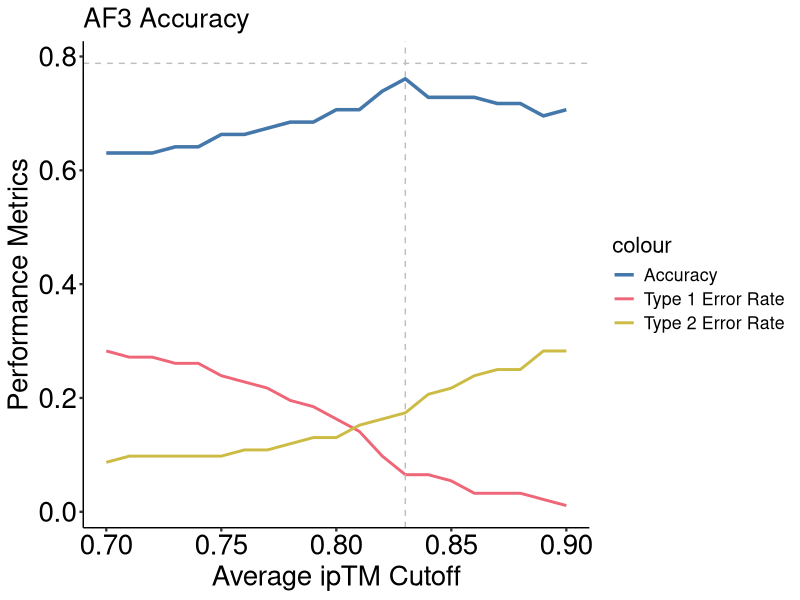
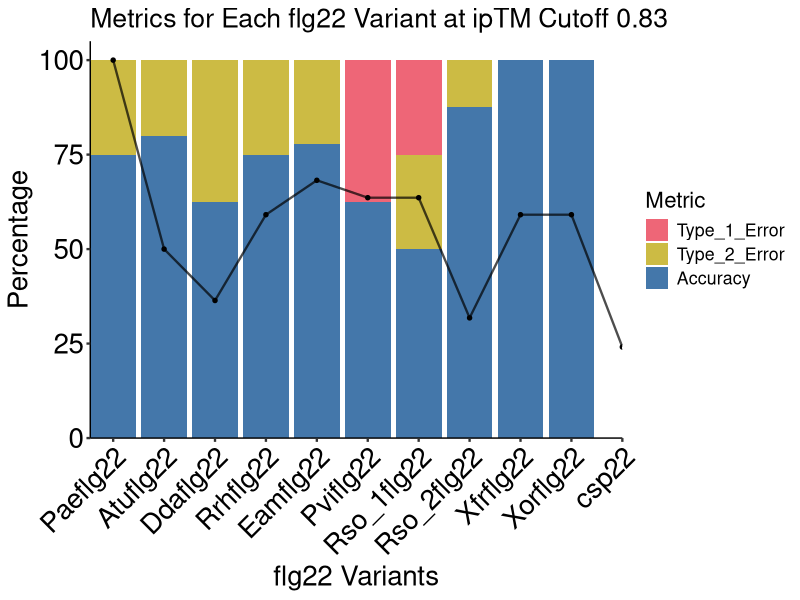
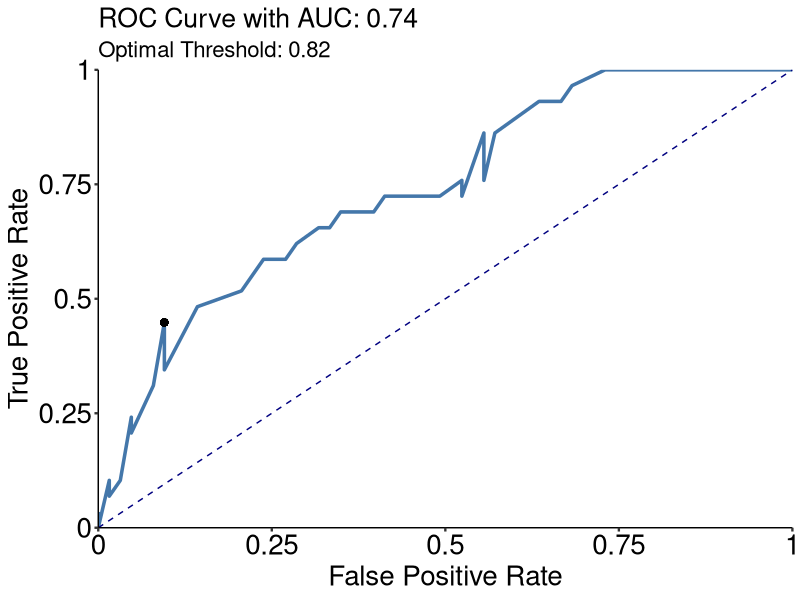
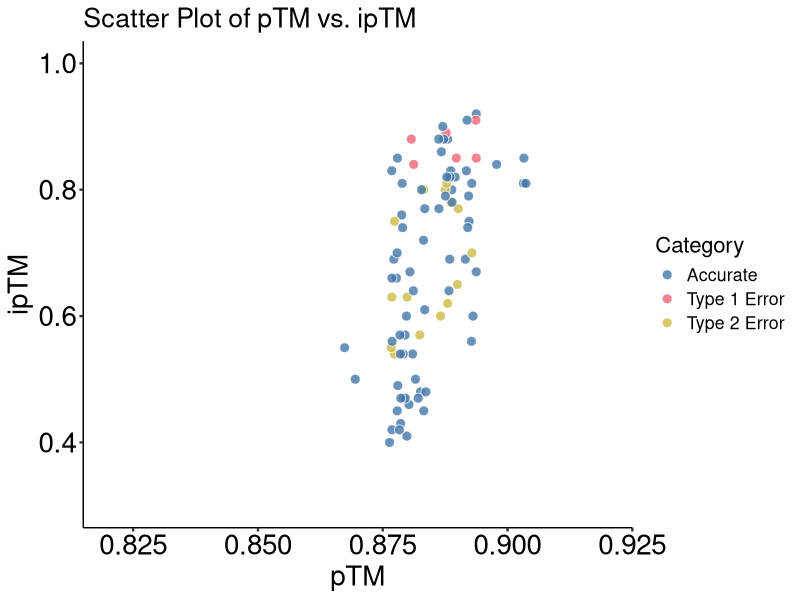
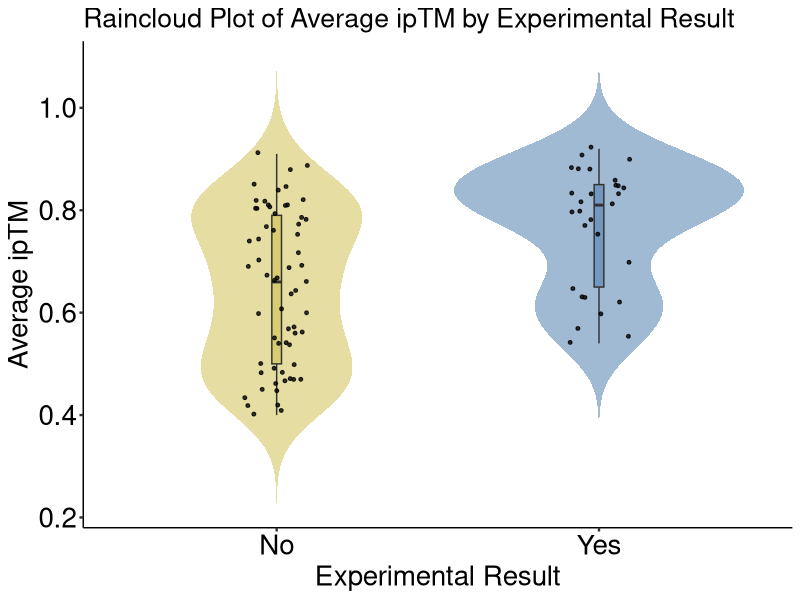
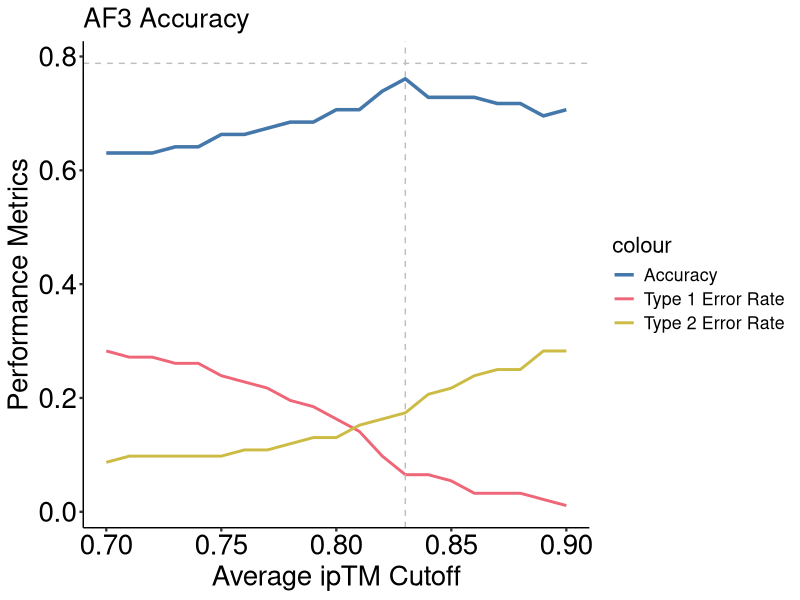
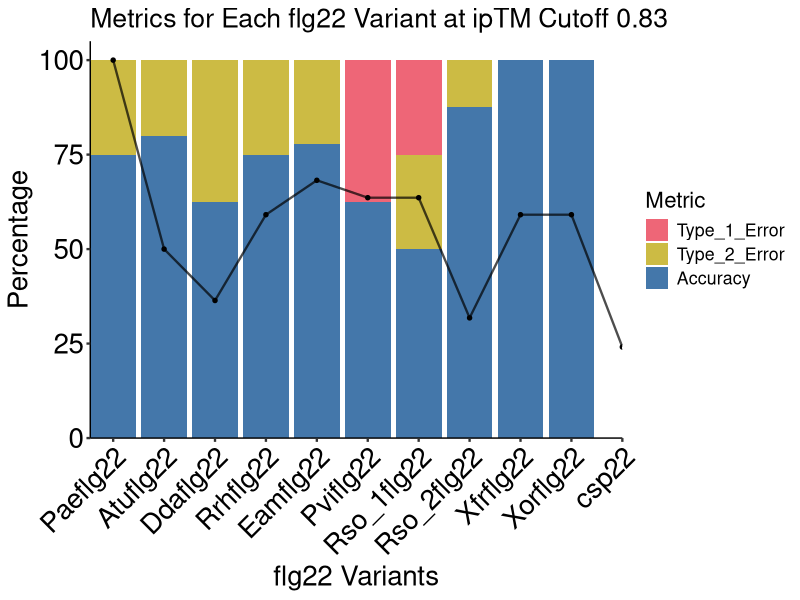
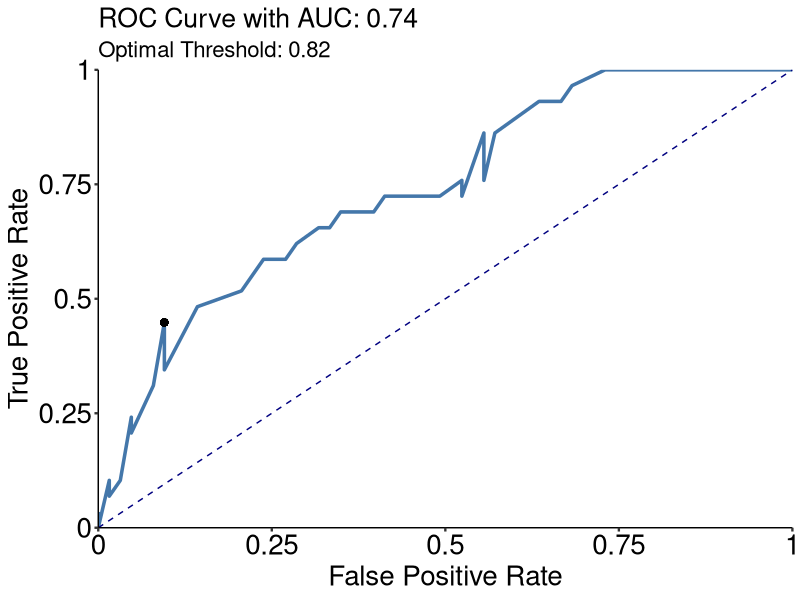

These charts were generated, in order, by the following R code:
## ---- chunk 1
knitr::opts_chunk$set(echo = TRUE)
## ---- chunk 2
# Load required libraries
library(ggplot2)
library(dplyr)
library(tidyr)

my_ggplot_theme <- theme_classic() +
  theme(text = element_text(size = 16),
        axis.title.x = element_text(size = 20, color = "black"),
        axis.title.y = element_text(size = 20, color = "black"),
        axis.text.x = element_text(size = 20, color = "black"),
        axis.text.y = element_text(size = 20, color = "black"),
        axis.ticks = element_line(size = 0.8))

# Read the data
data <- read.csv("../input/af3/ipTM_ploting.csv")

# Define the range of cutoffs and expand the data
cutoffs <- seq(0.7, 0.9, by = 0.01)
expanded_data <- data %>% 
  crossing(Cutoff = cutoffs) %>% 
  mutate(
    Cutoff = as.numeric(Cutoff),  # Ensure Cutoff is numeric
    Accurate = ifelse(Average_ipTM >= Cutoff & Experimental_Result == "Yes" |
                      Average_ipTM < Cutoff & Experimental_Result == "No", 1, 0),
    Type_1_Error = ifelse(Average_ipTM >= Cutoff & Experimental_Result == "No", 1, 0),
    Type_2_Error = ifelse(Average_ipTM < Cutoff & Experimental_Result == "Yes", 1, 0)
  ) %>% 
  group_by(Cutoff) %>% 
  summarise(
    Accuracy = mean(Accurate),
    Type_1_Error_Rate = mean(Type_1_Error),
    Type_2_Error_Rate = mean(Type_2_Error),
    .groups = 'drop'
  )

# Find the optimal cutoff where accuracy is maximum
optimal_cutoff_index <- which.max(expanded_data$Accuracy)
optimal_cutoff <- expanded_data$Cutoff[optimal_cutoff_index]
max_accuracy <- expanded_data$Accuracy[optimal_cutoff_index]
max_type_1_error_rate <- expanded_data$Type_1_Error_Rate[optimal_cutoff_index]
max_type_2_error_rate <- expanded_data$Type_2_Error_Rate[optimal_cutoff_index]

# Output results
cat("Optimal ipTM Cutoff:", optimal_cutoff, "\n")
cat("Highest Accuracy:", max_accuracy * 100, "%\n")
cat("Type 1 Error Rate at Optimal Cutoff:", max_type_1_error_rate * 100, "%\n")
cat("Type 2 Error Rate at Optimal Cutoff:", max_type_2_error_rate * 100, "%\n")

# Plotting
ggplot(expanded_data, aes(x = Cutoff)) +
  geom_line(aes(y = Accuracy, color = "Accuracy"), size = 1.2) +
  geom_line(aes(y = Type_1_Error_Rate, color = "Type 1 Error Rate"), size = 1) +
  geom_line(aes(y = Type_2_Error_Rate, color = "Type 2 Error Rate"), size = 1) +
  geom_vline(xintercept = 0.83, linetype = "dashed", color = "gray", size = 0.5) +
  geom_hline(yintercept = 0.788, linetype = "dashed", color = "gray", size = 0.5) +
  scale_color_manual(values = c("Accuracy" = "#4477aa", "Type 1 Error Rate" = "#ee6677", "Type 2 Error Rate" = "#ccbb44")) +
  labs(x = "Average ipTM Cutoff", y = "Performance Metrics", title = "AF3 Accuracy") +
  my_ggplot_theme

ggsave("../output/af3/AF3_accuracy.pdf", dpi = 300, width = 8, height = 5)


## ---- chunk 3
# Load necessary libraries
library(ggplot2)
library(dplyr)
library(tidyr)

# Load and prepare the data
data <- read.csv("../input/af3/ipTM_ploting.csv")

data_processed <- data %>%
  mutate(
    Accuracy = ifelse((Average_ipTM >= 0.83 & Experimental_Result == "Yes") | 
                      (Average_ipTM < 0.83 & Experimental_Result == "No"), 1, 0),
    Type_1_Error = ifelse(Average_ipTM >= 0.83 & Experimental_Result == "No", 1, 0),
    Type_2_Error = ifelse(Average_ipTM < 0.83 & Experimental_Result == "Yes", 1, 0)
  ) %>%
  group_by(flg22_variants) %>%
  summarise(
    Accuracy_Percentage = mean(Accuracy) * 100,
    Type_1_Error_Percentage = mean(Type_1_Error) * 100,
    Type_2_Error_Percentage = mean(Type_2_Error) * 100,
    .groups = 'drop'
  )

# Correctly pivot the data
data_long <- data_processed %>%
  pivot_longer(
    cols = c("Accuracy_Percentage", "Type_1_Error_Percentage", "Type_2_Error_Percentage"),
    names_to = "Metric",
    values_to = "Percentage"
  ) %>%
  mutate(Metric = gsub("_Percentage$", "", Metric))

# Set the order of flg22 variants as in the similarity matrix
variant_order <- c("csp22", "Paeflg22", "Atuflg22", "Ddaflg22", "Rrhflg22", "Eamflg22", "Pviflg22", "Rso_1flg22", "Rso_2flg22", "Xfrflg22", "Xorflg22")
data_long$flg22_variants <- factor(data_long$flg22_variants, levels = variant_order)
data_long$Metric <- factor(data_long$Metric, levels = c("Type_1_Error", "Type_2_Error", "Accuracy"))
# Prepare similarity data
similarity_data <- data.frame(
  flg22_variants = variant_order,
  sim = c(24.1, 100, 50, 36.4, 59.1, 68.2, 63.6, 63.6, 31.8, 59.1, 59.1)
)
similarity_data$flg22_variants <- factor(similarity_data$flg22_variants, levels = variant_order)

# Plot
stacked_plot <- ggplot(data_long, aes(x = flg22_variants, y = Percentage, fill = Metric)) +
  geom_bar(stat = "identity", position = "stack") +
  scale_fill_manual(values = c("Accuracy" = "#4477aa", "Type_1_Error" = "#ee6677", "Type_2_Error" = "#ccbb44")) +
  labs(title = "Metrics for Each flg22 Variant at ipTM Cutoff 0.83",
       x = "flg22 Variants", y = "Percentage") +
  my_ggplot_theme +
   scale_y_continuous(expand = c(0, 0), limits = c(0, 105))+
   scale_x_discrete(expand = c(0, 0))+
  theme(axis.text.x = element_text(angle = 45, hjust = 1))

# Add similarity data as a line plot over the bars
final_plot <- stacked_plot +
  geom_line(data = similarity_data, aes(x = flg22_variants, y = sim, group = 1), color = "black", size = 0.8, inherit.aes = FALSE, alpha = 0.7) +
  geom_point(data = similarity_data, aes(x = flg22_variants, y = sim), color = "black", size = 1.2, inherit.aes = FALSE)

# Display the combined plot
print(final_plot)

# Optionally, save the plot
ggsave("../output/af3/combined_metrics_similarity_plot.pdf", final_plot, width = 10, height = 6)


## ---- chunk 4
# Load necessary libraries
library(ggplot2)
library(pROC)
library(readr)  # Use read_csv from readr

# Read the data from the CSV file
data <- read_csv("../input/af3/ipTM_ploting.csv")  # Ensure the correct path and file extension

# Ensure the experimental results are properly formatted
data$Experimental_Result <- as.factor(data$Experimental_Result)

# Calculate the ROC curve
roc_obj <- roc(response = data$Experimental_Result, predictor = data$Average_ipTM)

# Extract coordinates for the ROC curve
coords <- coords(roc_obj, "all", ret = c("threshold", "sensitivity", "specificity", "accuracy"))
coords_df <- as.data.frame(coords)  # Convert to data frame for ggplot

# Calculate AUC
auc_value <- auc(roc_obj)

# Calculate maximum accuracy index
max_acc_index <- which.max(coords_df$accuracy)

# Plot the ROC curve using ggplot2
roc_plot <- ggplot(coords_df, aes(x = 1 - specificity, y = sensitivity)) +
  geom_line(color = "#4477aa", size = 1.2) +
  geom_line(data = data.frame(x = c(0, 1), y = c(0, 1)), aes(x, y), linetype = "dashed", color = "navy") +
  geom_point(aes(x = 1 - specificity[max_acc_index], y = sensitivity[max_acc_index]), color = "black", size = 2) +
  scale_x_continuous(expand = c(0, 0), limits = c(0, 1), breaks = c(0, 0.25, 0.5, 0.75, 1), labels = c("0", "0.25", "0.5", "0.75", "1")) +
  scale_y_continuous(expand = c(0, 0), limits = c(0, 1), breaks = c(0, 0.25, 0.5, 0.75, 1), labels = c("0", "0.25", "0.5", "0.75", "1")) +
  labs(title = sprintf("ROC Curve with AUC: %.2f", auc_value), 
       subtitle = sprintf("Optimal Threshold: %.2f", coords_df$threshold[max_acc_index]),
       x = "False Positive Rate", y = "True Positive Rate") +
 my_ggplot_theme

# Print the plot
print(roc_plot)

# Save the plot
ggsave("../output/af3/ROC.pdf", plot = roc_plot, width = 6.5, height = 6, dpi = 300)

## ---- chunk 5
# Load necessary libraries
library(ggplot2)
library(readr)
library(dplyr)

# Load the data from a CSV file
data <- read_csv("../input/af3/ipTM_ploting.csv")  # Replace with the correct file path

# Calculate the categories based on your conditions:
# Accurate: (ipTM >= 0.83 and Experimental Result = Yes) or (ipTM < 0.83 and Experimental Result = No)
# Type 1 Error: (ipTM >= 0.83 and Experimental Result = No)
# Type 2 Error: (ipTM < 0.83 and Experimental Result = Yes)
data <- data %>%
  mutate(Category = case_when(
    (Average_ipTM >= 0.83 & Experimental_Result == "Yes") | (Average_ipTM < 0.83 & Experimental_Result == "No") ~ "Accurate",
    Average_ipTM >= 0.83 & Experimental_Result == "No" ~ "Type 1 Error",
    Average_ipTM < 0.83 & Experimental_Result == "Yes" ~ "Type 2 Error",
    TRUE ~ "Uncategorized"  # Handling any data that does not fit the above categories
  ))

# Define a custom theme
my_ggplot_theme <- theme_classic() +
  theme(text = element_text(size = 16),
        axis.title.x = element_text(size = 20, color = "black"),
        axis.title.y = element_text(size = 20, color = "black"),
        axis.text.x = element_text(size = 20, color = "black"),
        axis.text.y = element_text(size = 20, color = "black"),
        axis.ticks = element_line(size = 0.8))

# Adding jitter to the pTM values within ggplot using geom_jitter
ggplot(data, aes(x=Average_pTM, y=Average_ipTM, fill=Category)) +
  geom_jitter(width=0.004, height=0, alpha=0.8, size=3, shape=21, stroke=0.5, color="white") +  # Adding jitter only horizontally with white outline
  scale_fill_manual(values=c("Accurate"="#4477aa", "Type 1 Error"="#ee6677", "Type 2 Error"="#ccbb44")) +
  labs(x="pTM", y="ipTM", title="Scatter Plot of pTM vs. ipTM") +
  xlim(0.82, 0.92) + ylim(0.3, 1)+
  my_ggplot_theme
  

# Display the plot
print(ggplot)
ggsave("../output/af3/scatter.pdf", width = 7, height = 6, dpi = 300)

## ---- chunk 6
# Load necessary libraries
library(ggplot2)
library(dplyr)
library(readr)  # For reading the CSV file

# Read the data from a CSV file
data <- read_csv("../input/af3/ipTM_ploting.csv")

# Assuming the data has columns 'Experimental_Result' and 'Average_ipTM'
data <- data %>%
  mutate(Experimental_Result = factor(Experimental_Result))

# Creating the raincloud plot
ggplot(data, aes(x = Experimental_Result, y = Average_ipTM, fill = Experimental_Result)) +
  geom_violin(trim = FALSE, alpha = 0.5, color = NA, show.legend = FALSE) +  # Density plot
  geom_boxplot(width = 0.03, outlier.shape = NA, alpha = 0.5, show.legend = FALSE) +  # Boxplot inside the violin
  geom_jitter(size = 1, alpha = 0.8, color = "black", width = 0.1, show.legend = FALSE) +  # Points with jitter
  scale_fill_manual(values = c("#ccbb44", "#4477aa")) +  # Custom colors for each experimental result
  labs(title = "Raincloud Plot of Average ipTM by Experimental Result",
       x = "Experimental Result",
       y = "Average ipTM") +
  #geom_hline(yintercept = 0.83, linetype = "solid", color = "darkgrey", size = 0.5) +
  #legend()+
 my_ggplot_theme

# Optionally, you can save the plot to a file
ggsave("../output/af3/raincloud.pdf", width = 6, height = 6, dpi = 300)


